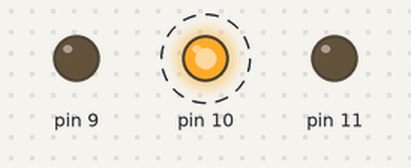
Recording of a sketch running on a simulated Arduino Uno, built with avr-gcc and run on an emulated ATmega328P. Shown: output pins drawn as LEDs (lit = HIGH). Dashed ring = blinking.

Above: at 0.5 s.
Timing chart, 0 to 4.6 s (numbered marks = the images above):
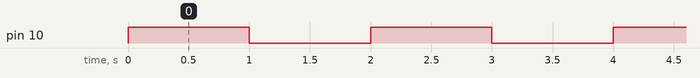

The sketch:

10_16520386_02c.ino
```cpp
void setup()
{
  pinMode(10, OUTPUT);
  pinMode(11, OUTPUT);
  pinMode(9, OUTPUT);
}

void loop()
{
  digitalWrite(0, HIGH);
  digitalWrite(10, HIGH);
  analogWrite(11, 0);
  delay(1000); // Wait for 1000 millisecond(s)
  digitalWrite(9, LOW);
  digitalWrite(10, LOW);
  digitalWrite(11, LOW);
  delay(1000); // Wait for 1000 millisecond(s)
}
```

Measured:
- by itself, pin 10: alternates HIGH for 1.0 s and LOW for 1.0 s
